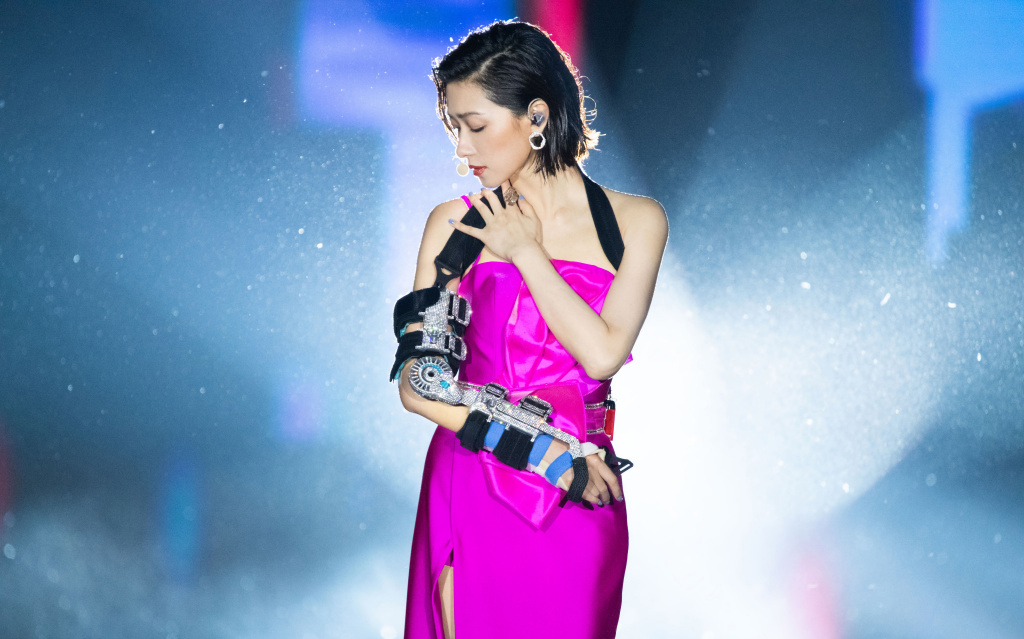
#> input picture ML/CV_Object_Recog_Detect_Classify/5_OpenCV_Basics/wanqianliulian/9d7b949a95.jpg, 1024 x 639 px
$ python 8_thresholding.py
#> lines starting #> are read from the running program, lines starting #| are printed output that depends on the picture; after the words box and inside, x2 and y2 are one past the last pixel; in counts of white or black regions, pixels touching at a corner belong together
#%%
import cv2 as cv
import numpy as np
import matplotlib.pyplot as plt

# read the image and show
img = cv.imread('wanqianliulian/9d7b949a95.jpg')
#> img is the input picture: shape (639, 1024, 3); mean B, G, R 184.2, 142, 127.5
cv.imshow('img',img)

gray = cv.cvtColor(img,cv.COLOR_BGR2GRAY)
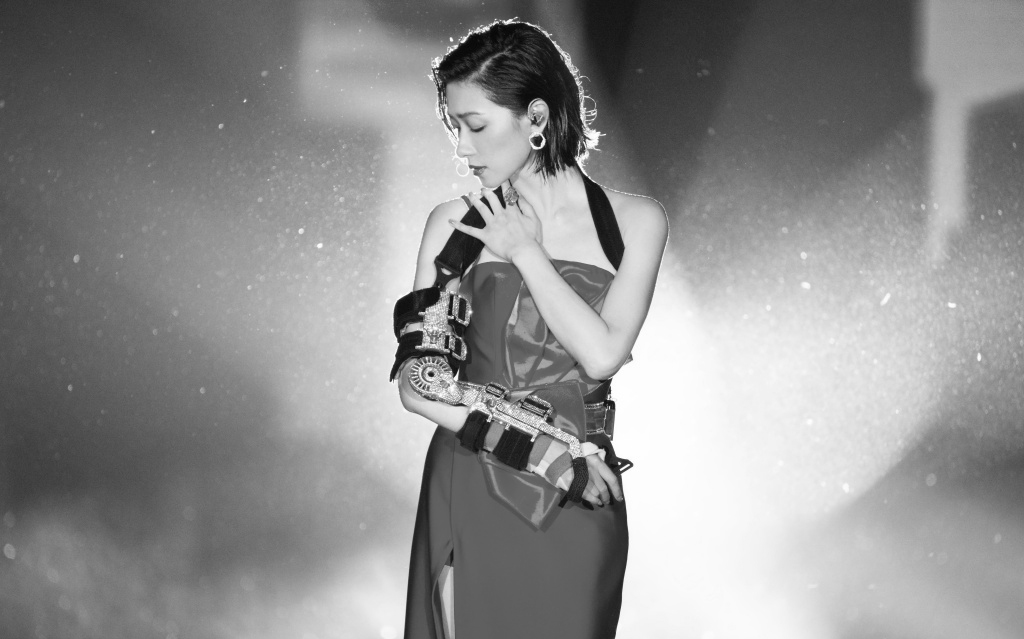
#> gray: shape (639, 1024); min 5, max 255, mean 142.5
cv.imshow('gray',gray)

# Simple thresholding
threshold, thresh = cv.threshold(gray,100,255,cv.THRESH_BINARY)
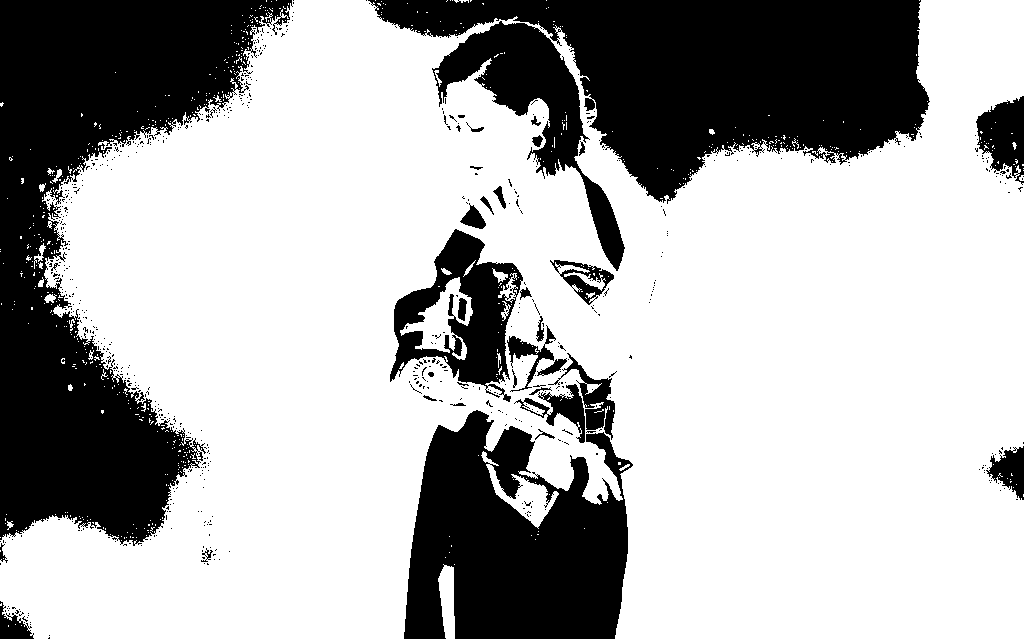
#> thresh: shape (639, 1024); 68.9% white; 693 black regions (659 under 20 px), largest, box (x1, y1, x2, y2) and area: (0, 0, 293, 546) 73818, (368, 0, 930, 204) 58662, (404, 410, 633, 639) 36677
cv.imshow('threshold',thresh)
threshold_inv, thresh_inv = cv.threshold(gray,100,255,cv.THRESH_BINARY_INV)
cv.imshow('threshold inverse',thresh_inv)

# Adaptive thresholding
adaptive_threshold = cv.adaptiveThreshold(gray,255,cv.ADAPTIVE_THRESH_GAUSSIAN_C,cv.THRESH_BINARY,11,0)
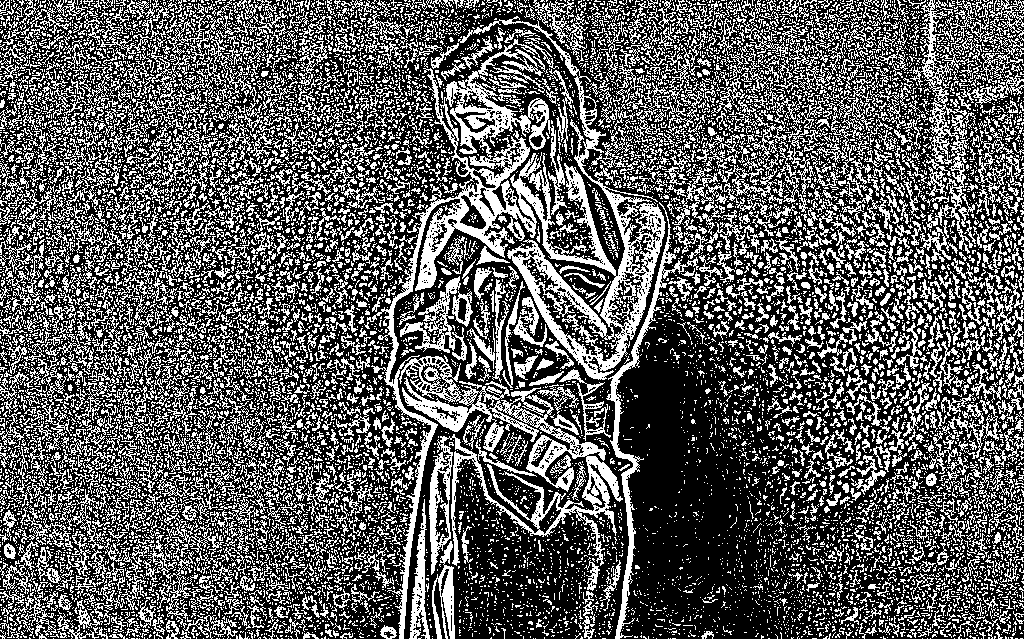
#> adaptive_threshold: shape (639, 1024); 36.4% white in thin lines or dots
cv.imshow('adaptive inverse',adaptive_threshold)

cv.waitKey(0)
# %%

$ run again, with ML/CV_Object_Recog_Detect_Classify/5_OpenCV_Basics/wanqianliulian/3298eea5d9397e516fd798e9c58de5d9.jpg copied over ML/CV_Object_Recog_Detect_Classify/5_OpenCV_Basics/wanqianliulian/9d7b949a95.jpg
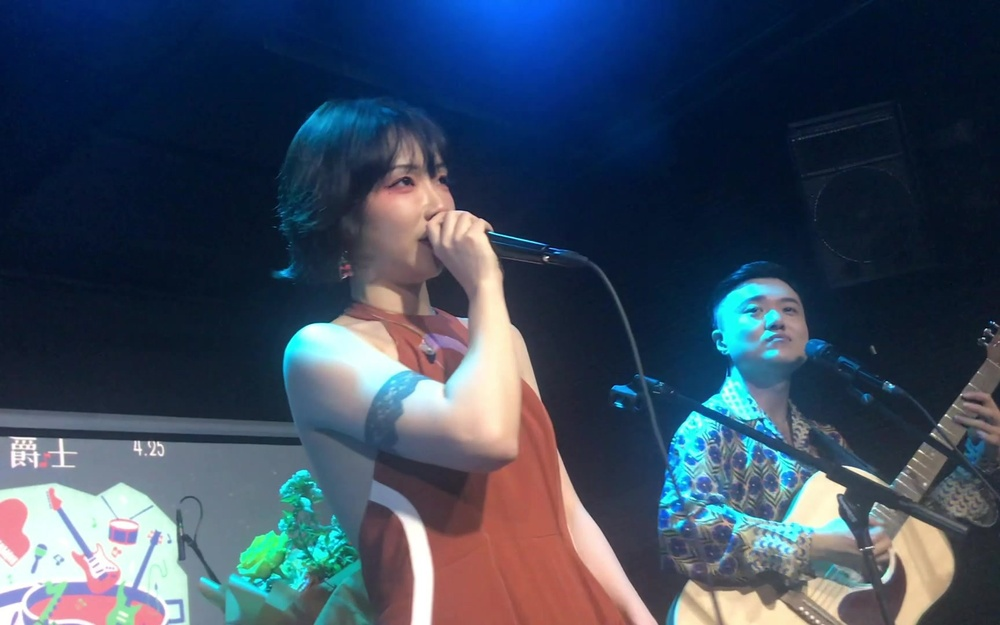
#> input picture ML/CV_Object_Recog_Detect_Classify/5_OpenCV_Basics/wanqianliulian/3298eea5d9397e516fd798e9c58de5d9.jpg, 1000 x 625 px, shrunk from 1728 x 1080 before the run
#> img is the input picture: shape (625, 1000, 3); mean B, G, R 93.5, 73.8, 59.4
#> `threshold, thresh = cv.threshold(gray,100,255,cv.THRESH_BINARY)`:
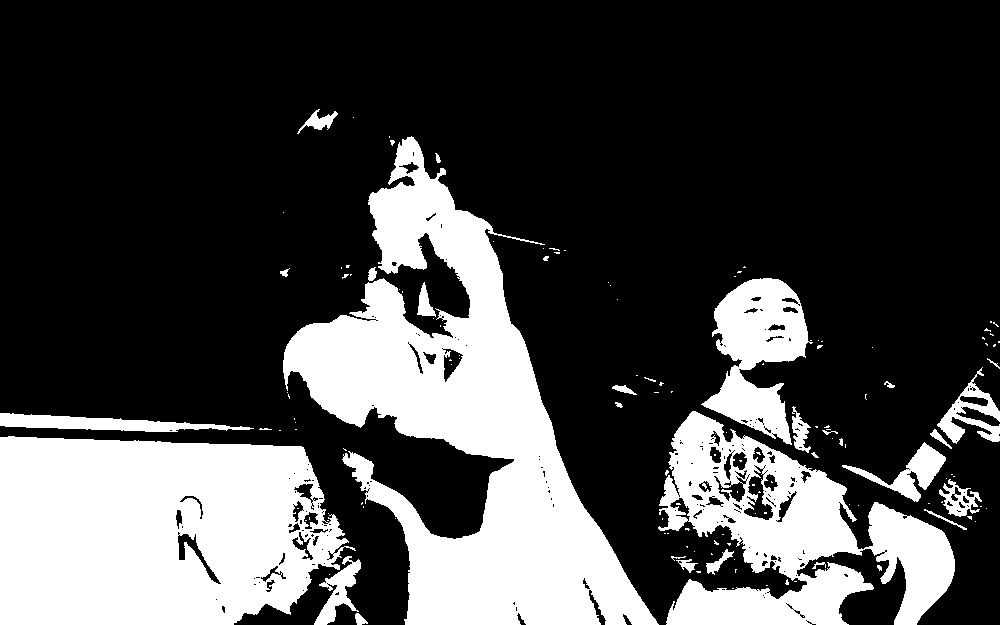
#> thresh: shape (625, 1000); 27.9% white; 140 white regions (108 under 20 px), largest, box (x1, y1, x2, y2) and area: (283, 136, 659, 625) 68529, (0, 436, 356, 625) 55926, (658, 411, 955, 625) 29705
#> `adaptive_threshold = cv.adaptiveThreshold(gray,255,cv.ADAPTIVE_THRESH_..`:
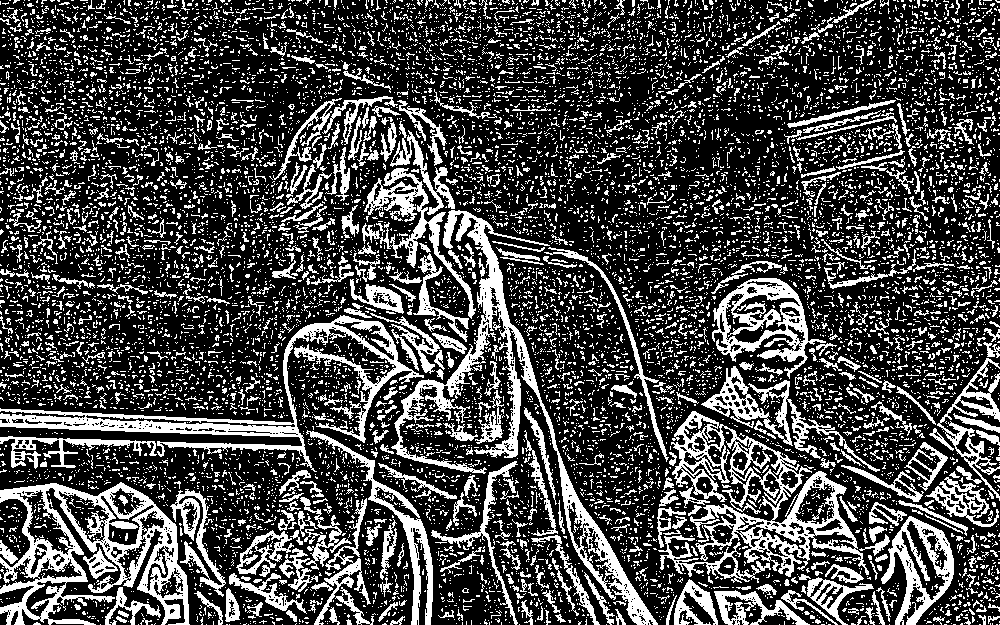
#> adaptive_threshold: shape (625, 1000); 27.9% white; 11883 white regions (10822 under 20 px), largest, box (x1, y1, x2, y2) and area: (0, 482, 190, 625) 9866, (391, 210, 658, 625) 9802, (0, 315, 424, 472) 8395

$ run again, with ML/CV_Object_Recog_Detect_Classify/5_OpenCV_Basics/wanqianliulian/6d34c3c31daa4b63881da39e758a35aa.jpg copied over ML/CV_Object_Recog_Detect_Classify/5_OpenCV_Basics/wanqianliulian/9d7b949a95.jpg
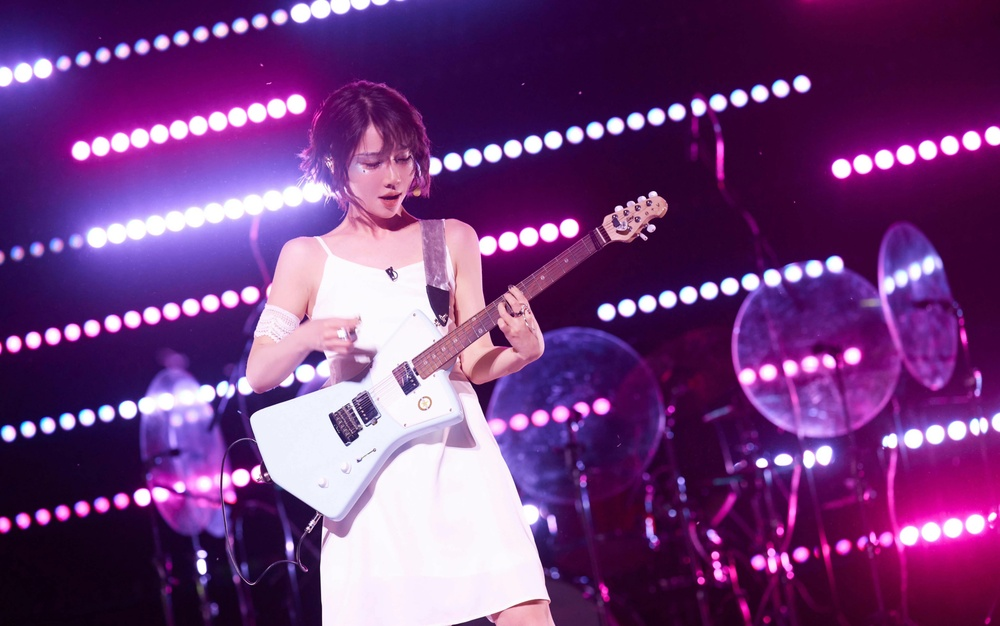
#> input picture ML/CV_Object_Recog_Detect_Classify/5_OpenCV_Basics/wanqianliulian/6d34c3c31daa4b63881da39e758a35aa.jpg, 1000 x 626 px, shrunk from 4092 x 2561 before the run
#> img is the input picture: shape (626, 1000, 3); mean B, G, R 122.9, 60.8, 113
#> `threshold, thresh = cv.threshold(gray,100,255,cv.THRESH_BINARY)`:
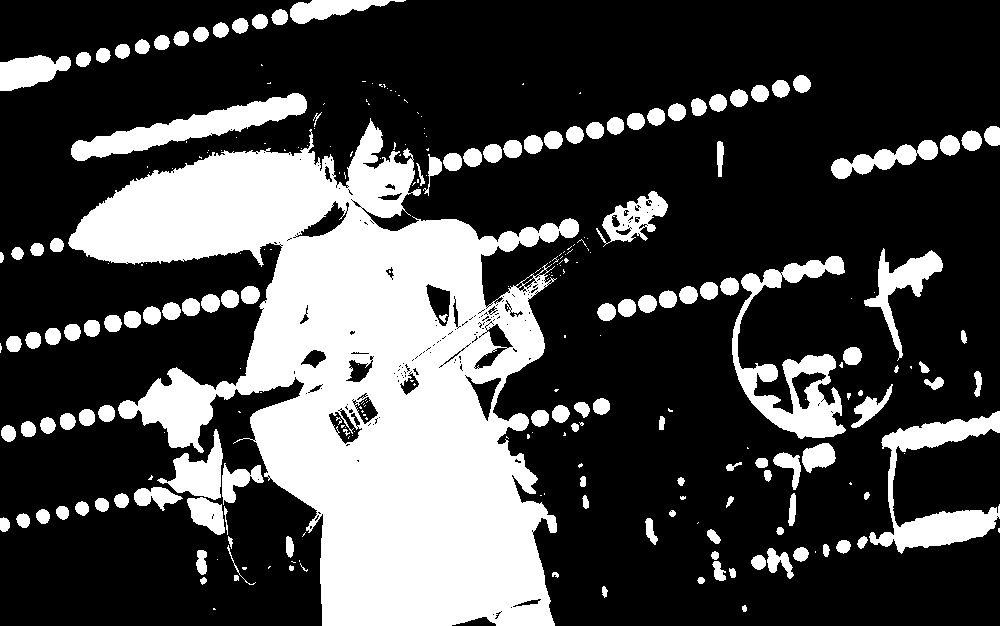
#> thresh: shape (626, 1000); 28.4% white; 278 white regions (139 under 20 px), largest, box (x1, y1, x2, y2) and area: (68, 118, 579, 626) 123528, (732, 256, 846, 439) 6578, (869, 411, 1000, 554) 5839
#> `adaptive_threshold = cv.adaptiveThreshold(gray,255,cv.ADAPTIVE_THRESH_..`:
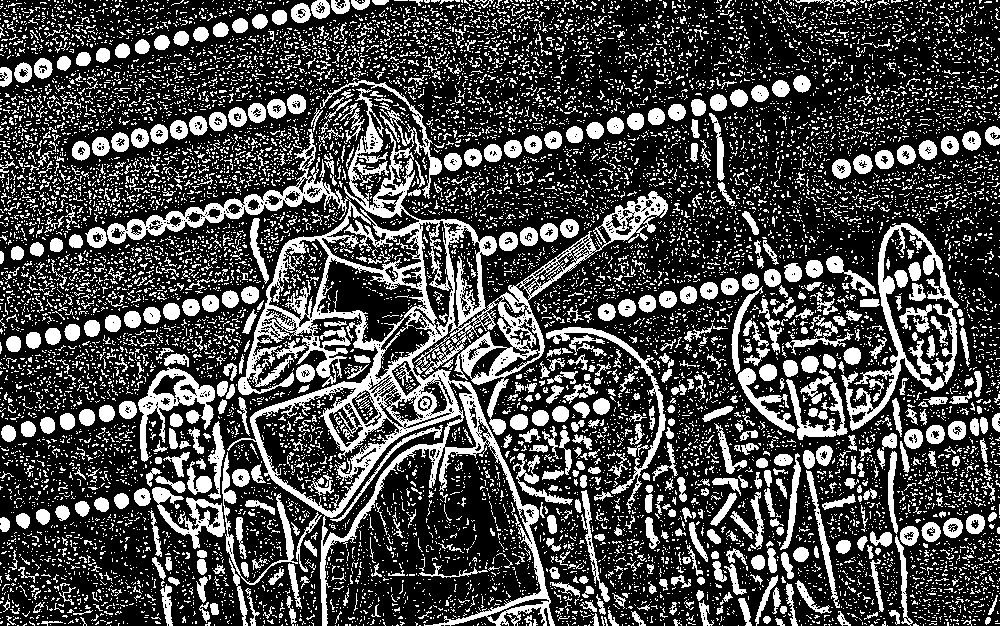
#> adaptive_threshold: shape (626, 1000); 29% white; 13225 white regions (12326 under 20 px), largest, box (x1, y1, x2, y2) and area: (107, 80, 668, 626) 38123, (841, 223, 959, 431) 4088, (138, 367, 215, 462) 2119
